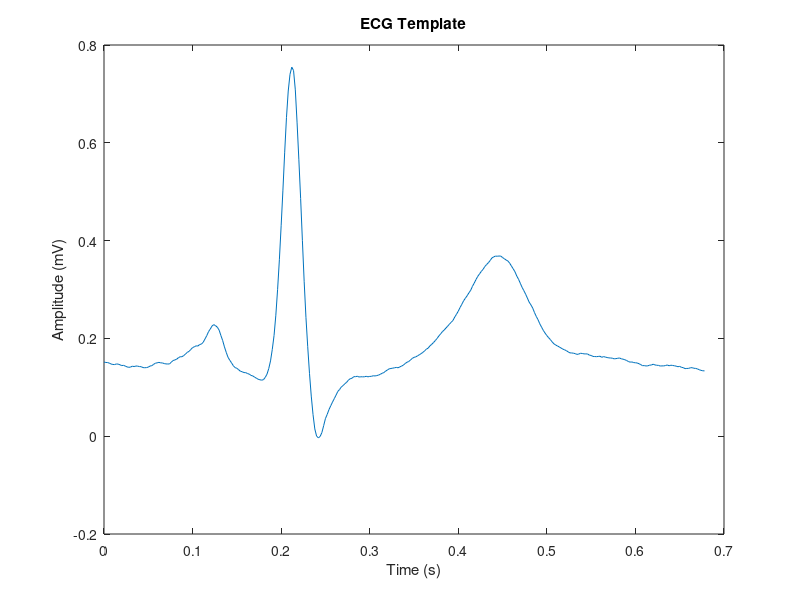
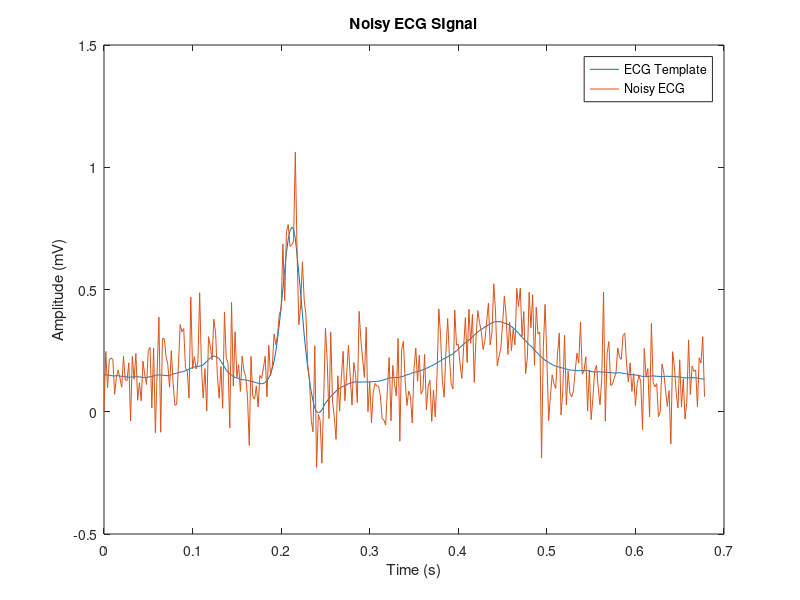
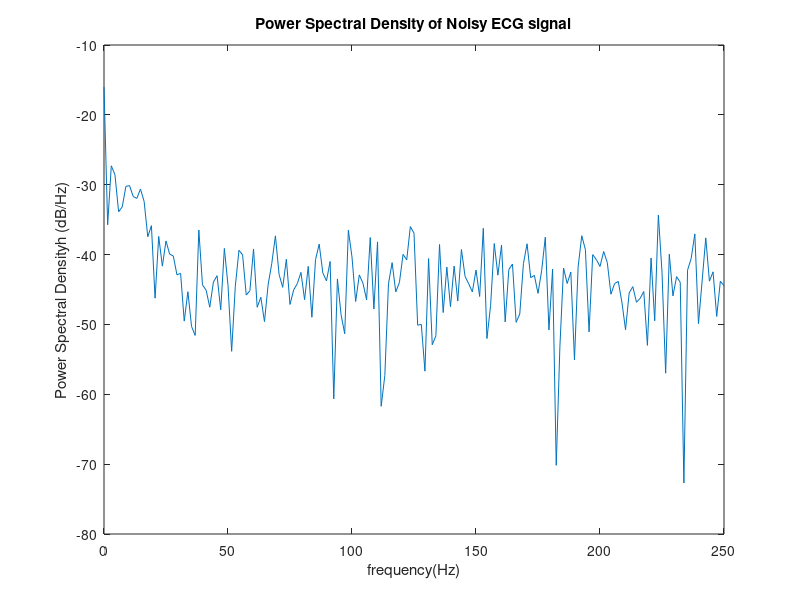

Source code (MATLAB) for these figures, in order: (Note: this script raises an error after producing the figures.)
% 1.1. Moving Average MA(N) Filter

% Prliminaries

% Clear the workspace and the command window
clear all;
clc;

% i) load ECG_template.mat
load("ECG_template.mat");
ECG = ECG_template;

%signal parameters
fs = 500; % Sampling Frequency (Hz)

% ii) Plot the loaded signal with adjusted time scale
t = (0:length(ECG)-1)/fs;
figure(1)
plot(t,ECG);
title('ECG Template');
xlabel('Time (s)');
ylabel('Amplitude (mV)');

% iii) Add white Gaussian noise to the ECG_template,
% so that the SNR of resultig signal is 5 dB
snr = 5; % in dB
rng(0); % set random feed to zero
nECG= awgn(ECG, snr, 'measured'); % 'measured' argument is used to calculate
% the signal power of the input ECG signal automatically and add a noise
% to get the required snr.

%Plot the ECG Template and Noisy ECG in a same figure
figure(2)
plot(t, ECG, t, nECG);
legend('ECG Template', 'Noisy ECG');
title('Noisy ECG SIgnal');
xlabel('Time (s)');
ylabel('Amplitude (mV)');

% iv) Power spectral density (PSD) estimate of the nECG
nfft = length(nECG); 
window = rectwin(length(nECG));
[ps1, f1] = periodogram(nECG, window, nfft, fs);
figure(3)
plot(f1, 10*log10(ps1)); 
title('Power Spectral Density of Noisy ECG signal');
xlabel('frequency(Hz)');
ylabel('Power Spectral Densityh (dB/Hz)');



%--------------------------------------------------------------------------

% MA(3)  filter implementation with a customised script

% i) Write a MATLAB script for a MA(3) 
N = 3; % Length of the moving window(order)
ma3ECG_1 = MA(nECG, N); 
figure(4)

% Observe the effect of group delay
plot(t*fs, nECG, (1:length(ma3ECG_1)), ma3ECG_1);
legend('Noisy ECG signal', 'Filtered ECG signal');
xlabel('Time(S)');
ylabel('Amplitude (mV)');
title('Noisy ECG signal and filtered ECG signal before compansating the group delay')

% ii) Derive group delay
% Group delay(tau) = (N-1)/2 

% iii) Plot the delay compensated ma3ECG_1and nECG on the same plot
tau = (N-1)/2;
ma3ECG_1 = ma3ECG_1(1+tau:length(ma3ECG_1)-tau); % Compansate the group delay
figure(5)
plot(t, nECG, t, ma3ECG_1);
legend('Noisy ECG signal', 'Filtered ECG signal');
xlabel('Time(S)');
ylabel('Amplitude (mV)');
title('Noisy ECG signal and filtered ECG signal after compansating the group delay')

% Compare PSDs of ma3ECG_1and nECG
figure(6)
[ps2, f2] = periodogram(ma3ECG_1, window, nfft, fs);
plot(f1, 10*log10(ps1), f2, 10*log10(ps2)) 
legend('PSD of noisy ECG signal', 'PSD of filtered ECG signal');
xlabel('frequency(Hz)');
ylabel('Power Spectral Densityh (dB/Hz)');
title('Compare power spectral density of noisy ECG signal and the filtered ECG signal')



%--------------------------------------------------------------------------

% MA(3) filter implementation with the MATLAB built-in function

% i) filter nECG using MATLAB built-in function filter(b,a,X)
N = 3;
b_3 = (1/N)*ones(1,N); % Numerator
a_3 = 1; % Denominator 
ma3ECG_2 = filter(b_3, a_3, nECG);
ma3ECG_2= circshift(ma3ECG_2, -1); % group delay compansate

% ii) plot nECG, ECG_template and ma3ECG_2 on the same plot
figure(7)
plot(t, ECG_template, 'r', t, nECG, 'g', t, ma3ECG_2, 'b');
legend('Template ECG', 'Noisy ECG signal', 'Filtered ECG signal');
xlabel('Time(S)');
ylabel('Amplitude (mV)');
title('Template ECG, Noisy ECG signal and filtered ECG signal after compansating the group delay')


% iii) magnitude response, phase response and the polezero plot
% fvtool(b_3, a_3);



%--------------------------------------------------------------------------

% MA(10) filter implementation with the MATLAB built-in function

N = 10;
b_10 = (1/N)*ones(1,N);
a_10 = 1;

% i) Identify the improvement of the MA(10) filter over the MA(3)
% fvtool(b_10, a_10);

% ii) Filter the nECG signal using the MA(10) filter
ma10ECG = filter(b_10, a_10, nECG);
ma10ECG = circshift(ma10ECG, -5); % group delay compansate

% iv) Plot nECG, ECG_template, ma3ECG_2 and ma10ECG on the same plot to compare 
% the improvement.
figure(8)
plot(t, nECG, t, ECG_template, t, ma3ECG_2, t, ma10ECG); 
xlabel('Time (s)');
ylabel('Amplitude');
legend('nECG', 'ECG-template', 'ma3ECG-2', 'ma10ECG', 'Location', 'Best');
title('Comparison of noisy ECG signal and filtered ECG signals')



%--------------------------------------------------------------------------

% Optimum MA(N) filter order

% i) MSE value is calculted in this script itself.

% ii) test for a rage of N values and determine the optimum filter order
% which gives the minimum MSE

% Define the range of N values to test
N_values = 1:50;  
MSE_values = zeros(size(N_values));  % Initialize an array to store MSE values

for i = 1:length(N_values)
    N = N_values(i);  % Current filter order
    filtered_ECG = filter(ones(1, N) / N, 1, nECG);
    % compansate the group delay
    filtered_ECG = circshift(filtered_ECG, -1*ceil((N-1)/2));
    % Calculate the Mean Squared Error (MSE) between the noise-free signal and the filtered signal
    mse = mean((ECG - filtered_ECG).^2);
    MSE_values(i) = mse;
end

% ii) Find the optimal N that gives the minimum MSE
[~, optimal_index] = min(MSE_values);
optimal_N = N_values(optimal_index);

figure(9);
plot(N_values, MSE_values, '-x');
xlabel('Filter Order N');
ylabel('Mean Squared Error (MSE)');
title('Mean Square Error(MSE) with the order of filter')

fprintf('The optimal order for moving average filter is N = %d ', optimal_N);





%%%%%%%%%%%%%%%%%%%%%%%%%%%%%%%%%%%%%%%%%%%%%%%%%%%%%%%%%%%%%%%%%%%%%%%%%%%

% 1.2. Savitzky-Golay SG(N,L) filter

% Application of SG(N,L)

% i) Apply SG(3,11) filter
N = 20;
L = 11;
L_ = 2*L + 1;
sg310ECG = sgolayfilt(nECG, N, L_);
% sg310ECG = circshift(sg310ECG,-1);

% ii) Plot nECG, ECG_template and sg310ECG on the same plot 
figure(10)
plot(t, ECG_template, 'k', t, nECG, 'b', t, sg310ECG, 'r', 'LineWidth', 1);
legend('Original ECG signal', 'Noisy ECG signal', 'filtered ECG signal');
xlabel('Time (s)');
ylabel('Amplitude (mV)');



%--------------------------------------------------------------------------

% Optimum SG(N,L) filter parameters

% i) Calculate the MSE values for a range of parameters of the SG(N,L) filter and determine 
% the optimum filter parameters which gives the minimum MSE.

% Define the range of parameters
L_values = 1:25;  % Window size range (e.g., from 5 to 50 with step 10)
N_values = 0:24;  % Polynomial order range (e.g., from 1 to 5)

% Initialize the MSE matrix
MSE_matrix = ones(length(L_values), length(N_values)).*inf; %initialize to infinity

% Loop through each combination of N and L
for i = 1:length(L_values)
    L = 2*L_values(i)+1;
    for j = 1:length(N_values)
        N = N_values(j);
        if N > L-1 % N>2L
            continue;
        end
        filtered_signal = sgolayfilt(nECG, N, L);
        % Calculate MSE
        MSE_matrix(i, j) = mean((ECG_template - filtered_signal).^2);
    end
end

% Create a grid for the parameters
[N_grid, L_grid] = meshgrid(N_values, L_values);

figure(11);
surf(N_grid, L_grid, MSE_matrix');
shading interp; 
title('MSE vs. Filter Order (N) and Window Size (L)');
xlabel('(L)');
ylabel('(N))');
colorbar; 

% Find the optimal (N, L) pair
[~, minIndex] = min(MSE_matrix(:));
[optimal_L_index, optimal_N_index] = ind2sub(size(MSE_matrix), minIndex);
optimal_N = N_values(optimal_N_index);
optimal_L = L_values(optimal_L_index);
optimal_MSE = MSE_matrix(optimal_L_index, optimal_N_index);

fprintf('The optimal filter parameters are N = %d and L = %d with a minimum MSE of %.6f\n', ...
        optimal_N, optimal_L, optimal_MSE);

sg_optimum_ECG = sgolayfilt(nECG, optimal_N, optimal_L*2+1); 
    
% ii) Plot ECG_template, sg310ECG and the signal obtained from optimum SG(N,L) filter
figure(12);
plot(t, ECG_template, 'k', t, sg310ECG, 'b', t, sg_optimum_ECG, 'r');
legend('Original ECG signal', 'SG(3,11)', 'SG(Optimum N, Optimum L');
xlabel('Time (s)');
ylabel('Amplitude (mV)');

% iii) Plot ECG_template, signal obtained from optimum MA(N) filter the signal obtained from optimum SG(N,L) filter
N = 12; %optimal filter order of MA filter
b_10 = (1/N)*ones(1,N);
a_10 = 1;
ma_optimum_ECG = filter(b_10, a_10, nECG);
ma_optimum_ECG = circshift(ma_optimum_ECG, -5); % group delay compansate

figure(13);
plot(t, ECG_template, 'r', t, ma_optimum_ECG, 'b', t, sg_optimum_ECG, 'g');
legend('Original ECG signal Template', 'MA(Optimum N)', 'SG(Optimum N, Optimum L');
xlabel('Time (s)');
ylabel('Amplitude (mV)');
